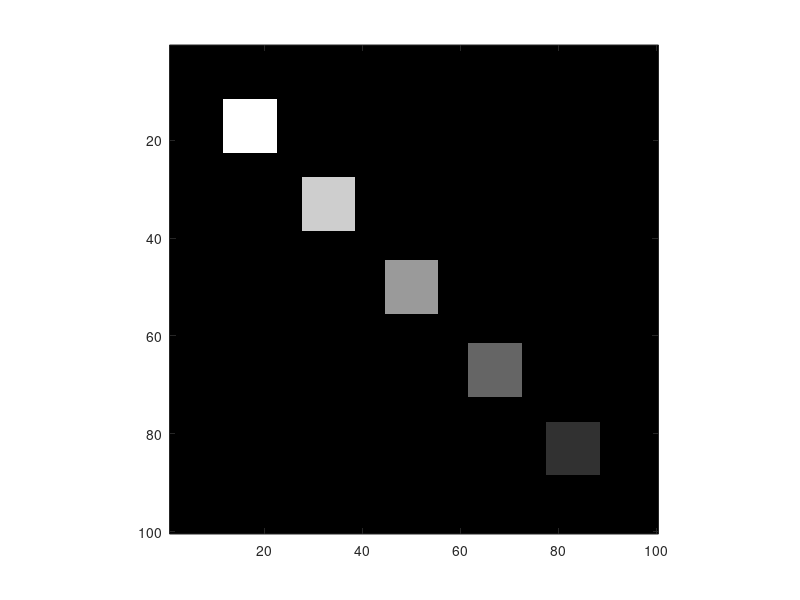
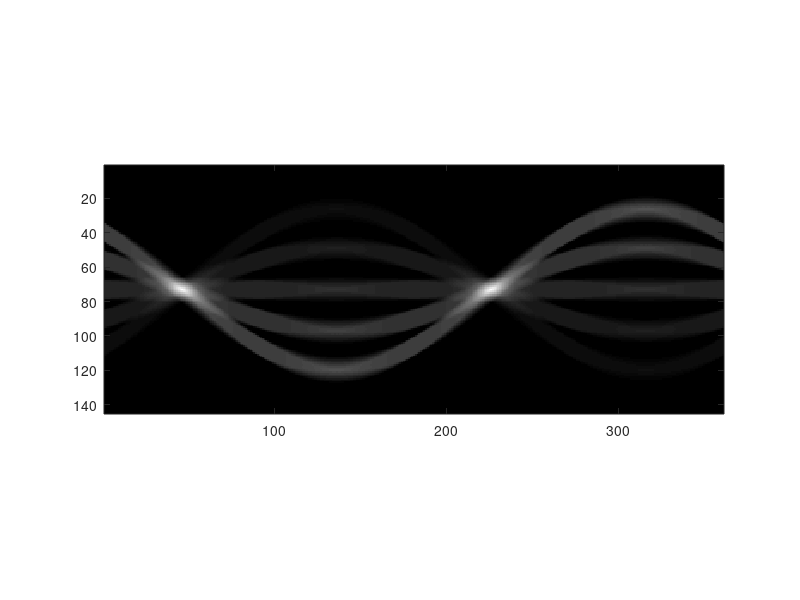
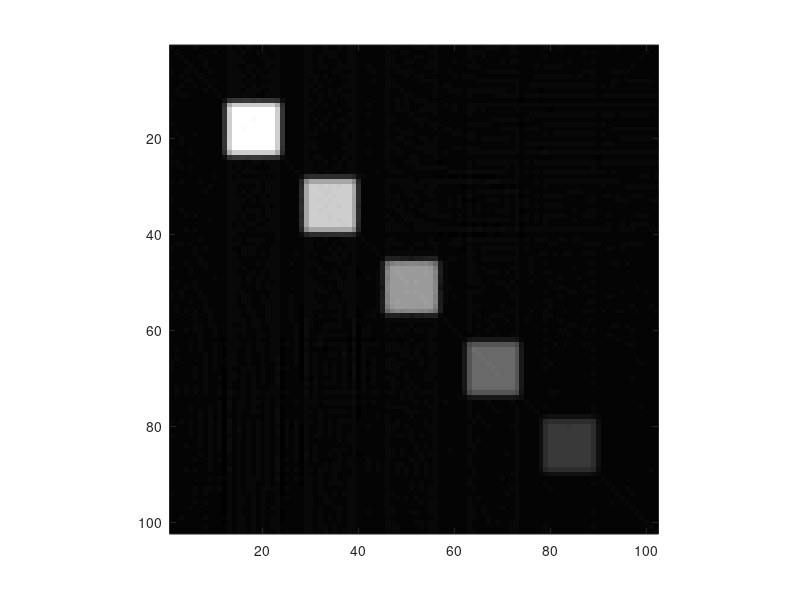
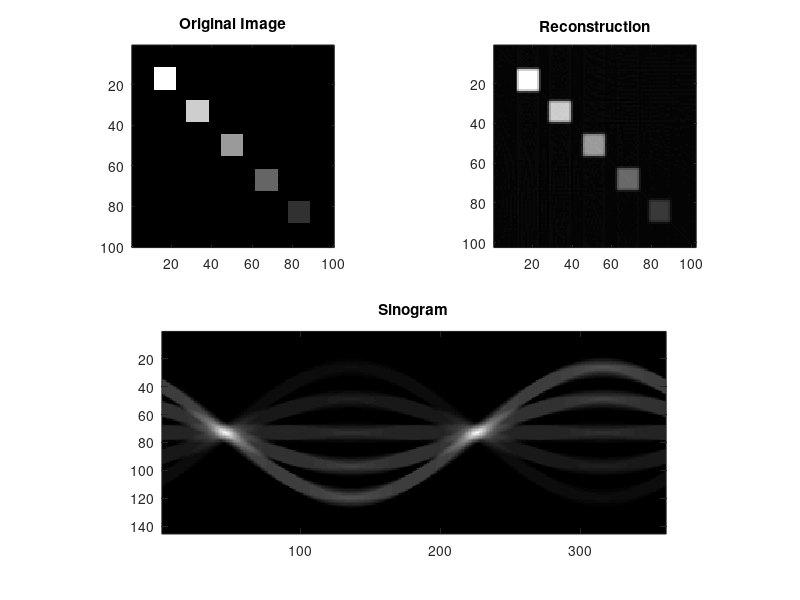

MATLAB code to generate these figures, in order: (Note: this script raises an error after producing the figures.)
clc;
clear;
close all;

size=100;
int=5;

img=zeros(size);
img(1/6*size-int:1/6*size+int,1/6*size-int:1/6*size+int)=1;
img(2/6*size-int:2/6*size+int,2/6*size-int:2/6*size+int)=.8;
img(3/6*size-int:3/6*size+int,3/6*size-int:3/6*size+int)=.6;
img(4/6*size-int:4/6*size+int,4/6*size-int:4/6*size+int)=.4;
img(5/6*size-int:5/6*size+int,5/6*size-int:5/6*size+int)=.2;

sinogram=radon(img,0:360);

reconstruction=iradon(sinogram,0:360);

figure
    subplot(221)
        imshow(img,[])
        title('Original Image')
        axis on tight        
    subplot(2,2,[3 4])
        imshow(sinogram,[])
        title('Sinogram')
         axis on tight               
    subplot(222)
        imshow(reconstruction,[])
        title('Reconstruction')
               axis on tight        
               
               
figure
    imshow(img,[])
    axis on tight

print -deps -r300 /afs/psi.ch/user/h/haberthuer/MATLAB/img/dirac-original
close

figure
    imshow(sinogram,[])
    axis on tight  

print -deps -r300 /afs/psi.ch/user/h/haberthuer/MATLAB/img/dirac-sinogram
close

figure
    imshow(reconstruction,[])
    axis on tight 

print -deps -r300 /afs/psi.ch/user/h/haberthuer/MATLAB/img/dirac-reconstructuion
close



sinogram = sinogram - min(min(sinogram));
sinogram = sinogram ./ max(max(sinogram));

imwrite(img,'/afs/psi.ch/user/h/haberthuer/MATLAB/img/dirac-original.jpg')
imwrite(sinogram,'/afs/psi.ch/user/h/haberthuer/MATLAB/img/dirac-sinogram.png')
imwrite(reconstruction,'/afs/psi.ch/user/h/haberthuer/MATLAB/img/dirac-reconstruction.png')
